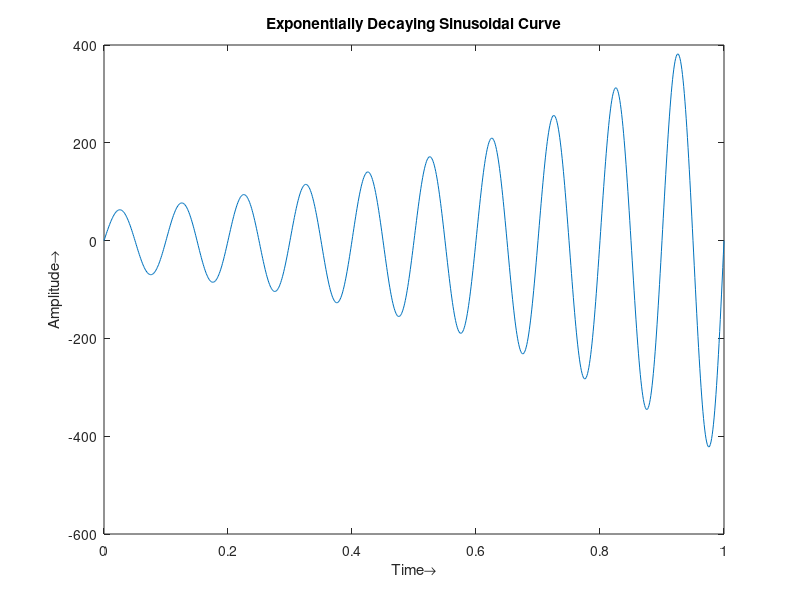

Reproduce this figure in MATLAB.
% Exponentially Increasing Sinusoidal Signal Plot in MATLAB
% y = ae^(bt)sin(wt);

t = 0:0.001:1;
a = 60;
b = 2;
f = 10;

wt = 2*pi*f*t;
y = a*exp(b*t).*sin(wt);

plot(t, y);
title('Exponentially Decaying Sinusoidal Curve');
xlabel('Time→');
ylabel('Amplitude→');